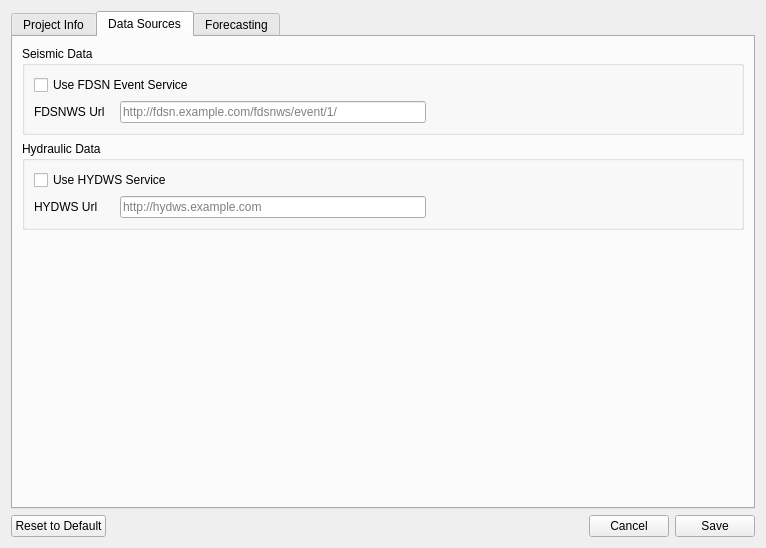
<?xml version="1.0" encoding="UTF-8"?>
<ui version="4.0">
 <class>SettingsWindow</class>
 <widget class="QDialog" name="SettingsWindow">
  <property name="geometry">
   <rect>
    <x>0</x>
    <y>0</y>
    <width>766</width>
    <height>548</height>
   </rect>
  </property>
  <property name="minimumSize">
   <size>
    <width>766</width>
    <height>548</height>
   </size>
  </property>
  <property name="maximumSize">
   <size>
    <width>766</width>
    <height>548</height>
   </size>
  </property>
  <property name="windowTitle">
   <string>RAMSIS Configuration</string>
  </property>
  <layout class="QGridLayout" name="gridLayout_6">
   <item row="0" column="0">
    <widget class="QTabWidget" name="settingsTabs">
     <property name="tabShape">
      <enum>QTabWidget::Rounded</enum>
     </property>
     <property name="currentIndex">
      <number>1</number>
     </property>
     <widget class="QWidget" name="tabProjectInfo">
      <attribute name="title">
       <string>Project Info</string>
      </attribute>
      <layout class="QGridLayout" name="gridLayout">
       <item row="1" column="1">
        <widget class="QDateTimeEdit" name="projectStartEdit">
         <property name="displayFormat">
          <string>dd.MM.yyyy HH:mm</string>
         </property>
         <property name="calendarPopup">
          <bool>true</bool>
         </property>
        </widget>
       </item>
       <item row="0" column="0">
        <widget class="QLabel" name="label_3">
         <property name="text">
          <string>Project Title</string>
         </property>
        </widget>
       </item>
       <item row="0" column="1">
        <widget class="QLineEdit" name="projectTitleEdit"/>
       </item>
       <item row="1" column="0">
        <widget class="QLabel" name="label_2">
         <property name="text">
          <string>Project Start Date</string>
         </property>
        </widget>
       </item>
       <item row="2" column="0">
        <widget class="QLabel" name="label">
         <property name="text">
          <string>Project End Date</string>
         </property>
        </widget>
       </item>
       <item row="3" column="0">
        <widget class="QLabel" name="label_4">
         <property name="text">
          <string>Description</string>
         </property>
         <property name="alignment">
          <set>Qt::AlignLeading|Qt::AlignLeft|Qt::AlignVCenter</set>
         </property>
        </widget>
       </item>
       <item row="3" column="1">
        <widget class="QPlainTextEdit" name="descriptionEdit"/>
       </item>
       <item row="2" column="1">
        <widget class="QDateTimeEdit" name="projectEndEdit">
         <property name="displayFormat">
          <string>dd.MM.yyyy HH:mm</string>
         </property>
         <property name="calendarPopup">
          <bool>true</bool>
         </property>
        </widget>
       </item>
       <item row="1" column="2">
        <spacer name="horizontalSpacer_4">
         <property name="orientation">
          <enum>Qt::Horizontal</enum>
         </property>
         <property name="sizeHint" stdset="0">
          <size>
           <width>40</width>
           <height>20</height>
          </size>
         </property>
        </spacer>
       </item>
      </layout>
     </widget>
     <widget class="QWidget" name="tabDataSources">
      <attribute name="title">
       <string>Data Sources</string>
      </attribute>
      <layout class="QVBoxLayout" name="verticalLayout">
       <item>
        <widget class="QGroupBox" name="groupBox">
         <property name="title">
          <string>Seismic Data</string>
         </property>
         <layout class="QGridLayout" name="gridLayout_5">
          <item row="1" column="0">
           <widget class="QLabel" name="label_5">
            <property name="sizePolicy">
             <sizepolicy hsizetype="Preferred" vsizetype="Preferred">
              <horstretch>0</horstretch>
              <verstretch>0</verstretch>
             </sizepolicy>
            </property>
            <property name="minimumSize">
             <size>
              <width>80</width>
              <height>0</height>
             </size>
            </property>
            <property name="text">
             <string>FDSNWS Url</string>
            </property>
           </widget>
          </item>
          <item row="1" column="1">
           <widget class="QLineEdit" name="fdsnUrlEdit">
            <property name="placeholderText">
             <string>http://fdsn.example.com/fdsnws/event/1/</string>
            </property>
           </widget>
          </item>
          <item row="1" column="2">
           <spacer name="horizontalSpacer_5">
            <property name="orientation">
             <enum>Qt::Horizontal</enum>
            </property>
            <property name="sizeHint" stdset="0">
             <size>
              <width>40</width>
              <height>20</height>
             </size>
            </property>
           </spacer>
          </item>
          <item row="0" column="0" colspan="2">
           <widget class="QCheckBox" name="enableFdsnCheckBox">
            <property name="text">
             <string>Use FDSN Event Service</string>
            </property>
           </widget>
          </item>
         </layout>
        </widget>
       </item>
       <item>
        <widget class="QGroupBox" name="groupBox_2">
         <property name="title">
          <string>Hydraulic Data</string>
         </property>
         <layout class="QGridLayout" name="gridLayout_7">
          <item row="1" column="0">
           <widget class="QLabel" name="label_6">
            <property name="minimumSize">
             <size>
              <width>80</width>
              <height>0</height>
             </size>
            </property>
            <property name="text">
             <string>HYDWS Url</string>
            </property>
           </widget>
          </item>
          <item row="1" column="2">
           <spacer name="horizontalSpacer_6">
            <property name="orientation">
             <enum>Qt::Horizontal</enum>
            </property>
            <property name="sizeHint" stdset="0">
             <size>
              <width>40</width>
              <height>20</height>
             </size>
            </property>
           </spacer>
          </item>
          <item row="1" column="1">
           <widget class="QLineEdit" name="hydwsUrlEdit">
            <property name="text">
             <string/>
            </property>
            <property name="placeholderText">
             <string>http://hydws.example.com</string>
            </property>
           </widget>
          </item>
          <item row="0" column="0" colspan="2">
           <widget class="QCheckBox" name="enableHydwsCheckBox">
            <property name="text">
             <string>Use HYDWS Service</string>
            </property>
           </widget>
          </item>
         </layout>
        </widget>
       </item>
       <item>
        <spacer name="verticalSpacer_2">
         <property name="orientation">
          <enum>Qt::Vertical</enum>
         </property>
         <property name="sizeHint" stdset="0">
          <size>
           <width>20</width>
           <height>40</height>
          </size>
         </property>
        </spacer>
       </item>
      </layout>
     </widget>
     <widget class="QWidget" name="tabForecasting">
      <attribute name="title">
       <string>Forecasting</string>
      </attribute>
      <layout class="QVBoxLayout" name="verticalLayout_2">
       <item>
        <widget class="QGroupBox" name="schedulingBox">
         <property name="title">
          <string>Scheduling</string>
         </property>
         <property name="alignment">
          <set>Qt::AlignLeading|Qt::AlignLeft|Qt::AlignTop</set>
         </property>
         <layout class="QGridLayout" name="gridLayout_2">
          <item row="1" column="6">
           <spacer name="horizontalSpacer_3">
            <property name="orientation">
             <enum>Qt::Horizontal</enum>
            </property>
            <property name="sizeHint" stdset="0">
             <size>
              <width>40</width>
              <height>20</height>
             </size>
            </property>
           </spacer>
          </item>
          <item row="1" column="5">
           <widget class="QDateTimeEdit" name="firstForecastBox">
            <property name="displayFormat">
             <string>dd.MM.yyyy HH:mm</string>
            </property>
            <property name="calendarPopup">
             <bool>true</bool>
            </property>
           </widget>
          </item>
          <item row="1" column="3">
           <widget class="QSpinBox" name="forecastBinTimeBox">
            <property name="enabled">
             <bool>true</bool>
            </property>
            <property name="autoFillBackground">
             <bool>false</bool>
            </property>
            <property name="frame">
             <bool>true</bool>
            </property>
            <property name="alignment">
             <set>Qt::AlignRight|Qt::AlignTrailing|Qt::AlignVCenter</set>
            </property>
            <property name="suffix">
             <string> h</string>
            </property>
            <property name="minimum">
             <number>1</number>
            </property>
            <property name="maximum">
             <number>24</number>
            </property>
            <property name="value">
             <number>6</number>
            </property>
           </widget>
          </item>
          <item row="1" column="0">
           <widget class="QLabel" name="forecastIntervalLabel">
            <property name="text">
             <string>Compute forecasts every</string>
            </property>
            <property name="alignment">
             <set>Qt::AlignLeading|Qt::AlignLeft|Qt::AlignVCenter</set>
            </property>
           </widget>
          </item>
          <item row="1" column="2">
           <widget class="QLabel" name="forLabel">
            <property name="text">
             <string>for</string>
            </property>
            <property name="alignment">
             <set>Qt::AlignLeading|Qt::AlignLeft|Qt::AlignVCenter</set>
            </property>
           </widget>
          </item>
          <item row="1" column="1">
           <widget class="QSpinBox" name="forecastIntervalBox">
            <property name="enabled">
             <bool>true</bool>
            </property>
            <property name="autoFillBackground">
             <bool>false</bool>
            </property>
            <property name="frame">
             <bool>true</bool>
            </property>
            <property name="alignment">
             <set>Qt::AlignRight|Qt::AlignTrailing|Qt::AlignVCenter</set>
            </property>
            <property name="suffix">
             <string> h</string>
            </property>
            <property name="minimum">
             <number>1</number>
            </property>
            <property name="maximum">
             <number>24</number>
            </property>
            <property name="value">
             <number>6</number>
            </property>
           </widget>
          </item>
          <item row="1" column="4">
           <widget class="QLabel" name="futureLabel">
            <property name="text">
             <string>into the future. Start on</string>
            </property>
            <property name="alignment">
             <set>Qt::AlignLeading|Qt::AlignLeft|Qt::AlignVCenter</set>
            </property>
           </widget>
          </item>
          <item row="2" column="1">
           <widget class="QSpinBox" name="rateIntervalBox">
            <property name="enabled">
             <bool>true</bool>
            </property>
            <property name="autoFillBackground">
             <bool>false</bool>
            </property>
            <property name="frame">
             <bool>true</bool>
            </property>
            <property name="alignment">
             <set>Qt::AlignRight|Qt::AlignTrailing|Qt::AlignVCenter</set>
            </property>
            <property name="suffix">
             <string> min</string>
            </property>
            <property name="minimum">
             <number>1</number>
            </property>
            <property name="maximum">
             <number>60</number>
            </property>
            <property name="value">
             <number>1</number>
            </property>
           </widget>
          </item>
          <item row="2" column="0">
           <widget class="QLabel" name="rateIntervalLabel">
            <property name="text">
             <string>Compute seismic rates every</string>
            </property>
            <property name="alignment">
             <set>Qt::AlignLeading|Qt::AlignLeft|Qt::AlignVCenter</set>
            </property>
           </widget>
          </item>
          <item row="0" column="0" colspan="2">
           <widget class="QCheckBox" name="enableAutoSchedulingCheckBox">
            <property name="text">
             <string>Enable Automatic Scheduling</string>
            </property>
            <property name="checked">
             <bool>true</bool>
            </property>
           </widget>
          </item>
         </layout>
        </widget>
       </item>
       <item>
        <widget class="QGroupBox" name="modelsBox">
         <property name="title">
          <string>Models</string>
         </property>
         <layout class="QGridLayout" name="gridLayout_3">
          <item row="0" column="0">
           <widget class="QCheckBox" name="enableRjCheckBox">
            <property name="enabled">
             <bool>false</bool>
            </property>
            <property name="text">
             <string>Reasenberg - Jones</string>
            </property>
            <property name="checked">
             <bool>true</bool>
            </property>
           </widget>
          </item>
          <item row="0" column="1">
           <widget class="QPushButton" name="rjConfigButton">
            <property name="enabled">
             <bool>false</bool>
            </property>
            <property name="text">
             <string>Configure...</string>
            </property>
           </widget>
          </item>
          <item row="1" column="0">
           <widget class="QCheckBox" name="enableEtasCheckBox">
            <property name="enabled">
             <bool>false</bool>
            </property>
            <property name="text">
             <string>ETAS</string>
            </property>
            <property name="checked">
             <bool>true</bool>
            </property>
           </widget>
          </item>
          <item row="1" column="1">
           <widget class="QPushButton" name="etasConfigButton">
            <property name="enabled">
             <bool>false</bool>
            </property>
            <property name="text">
             <string>Configure...</string>
            </property>
           </widget>
          </item>
          <item row="0" column="2">
           <spacer name="horizontalSpacer_2">
            <property name="orientation">
             <enum>Qt::Horizontal</enum>
            </property>
            <property name="sizeHint" stdset="0">
             <size>
              <width>40</width>
              <height>20</height>
             </size>
            </property>
           </spacer>
          </item>
         </layout>
        </widget>
       </item>
       <item>
        <widget class="QGroupBox" name="outputBox">
         <property name="title">
          <string>Output</string>
         </property>
         <layout class="QGridLayout" name="gridLayout_4">
          <item row="0" column="0" colspan="2">
           <widget class="QCheckBox" name="writeResultsToFileCheckBox">
            <property name="text">
             <string>Write forecasting results to disk</string>
            </property>
            <property name="checked">
             <bool>true</bool>
            </property>
           </widget>
          </item>
          <item row="1" column="3">
           <widget class="QPushButton" name="clearOutputDirButton">
            <property name="text">
             <string>Clear Output Directory</string>
            </property>
           </widget>
          </item>
          <item row="1" column="0">
           <widget class="QPushButton" name="selectOutputDirButton">
            <property name="text">
             <string>Output Directory...</string>
            </property>
           </widget>
          </item>
          <item row="1" column="1">
           <widget class="QLabel" name="outputPathLabel">
            <property name="font">
             <font>
              <pointsize>10</pointsize>
             </font>
            </property>
            <property name="text">
             <string>~/Desktop/RamsisResults</string>
            </property>
           </widget>
          </item>
          <item row="1" column="2">
           <spacer name="horizontalSpacer_7">
            <property name="orientation">
             <enum>Qt::Horizontal</enum>
            </property>
            <property name="sizeHint" stdset="0">
             <size>
              <width>40</width>
              <height>20</height>
             </size>
            </property>
           </spacer>
          </item>
         </layout>
        </widget>
       </item>
       <item>
        <spacer name="verticalSpacer">
         <property name="orientation">
          <enum>Qt::Vertical</enum>
         </property>
         <property name="sizeHint" stdset="0">
          <size>
           <width>20</width>
           <height>40</height>
          </size>
         </property>
        </spacer>
       </item>
      </layout>
     </widget>
    </widget>
   </item>
   <item row="1" column="0">
    <layout class="QHBoxLayout" name="horizontalLayout">
     <item>
      <widget class="QPushButton" name="resetToDefaultButton">
       <property name="text">
        <string>Reset to Default</string>
       </property>
      </widget>
     </item>
     <item>
      <spacer name="horizontalSpacer">
       <property name="orientation">
        <enum>Qt::Horizontal</enum>
       </property>
       <property name="sizeHint" stdset="0">
        <size>
         <width>40</width>
         <height>20</height>
        </size>
       </property>
      </spacer>
     </item>
     <item>
      <widget class="QPushButton" name="cancelButton">
       <property name="text">
        <string>Cancel</string>
       </property>
      </widget>
     </item>
     <item>
      <widget class="QPushButton" name="saveButton">
       <property name="text">
        <string>Save</string>
       </property>
      </widget>
     </item>
    </layout>
   </item>
  </layout>
 </widget>
 <resources/>
 <connections/>
</ui>
